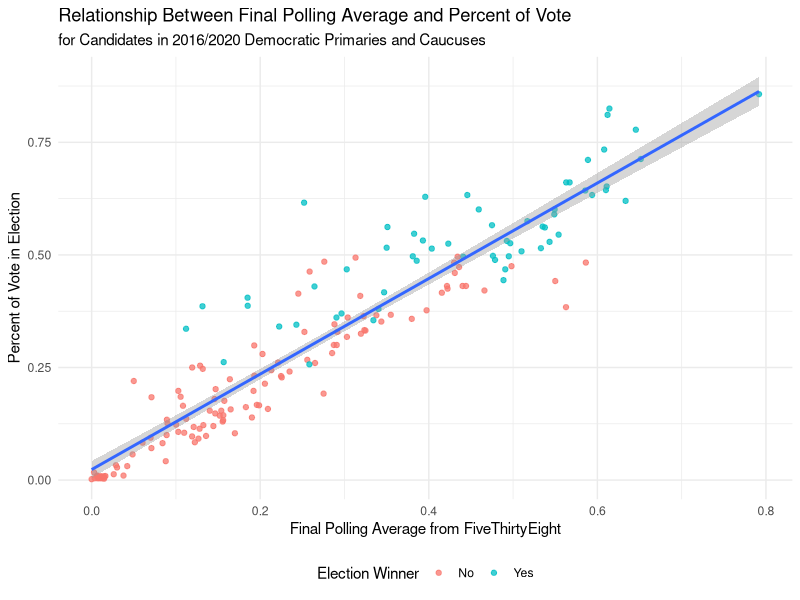
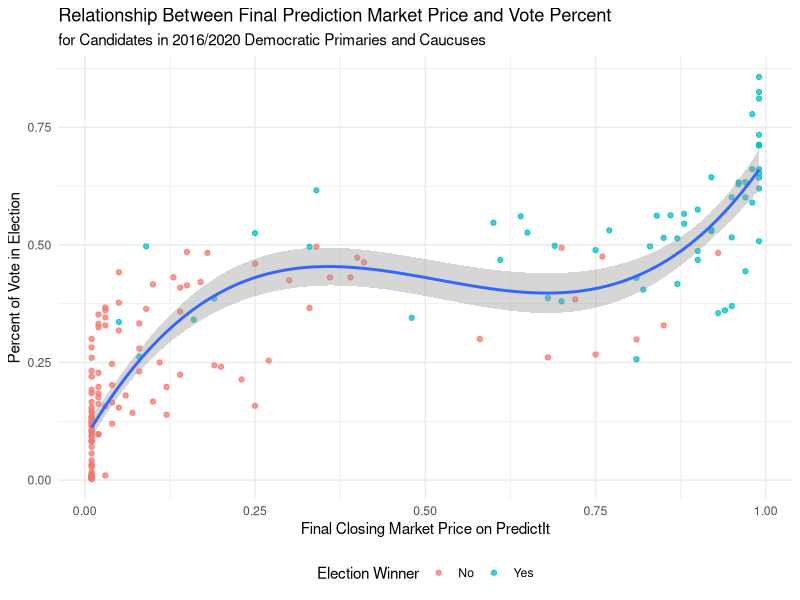
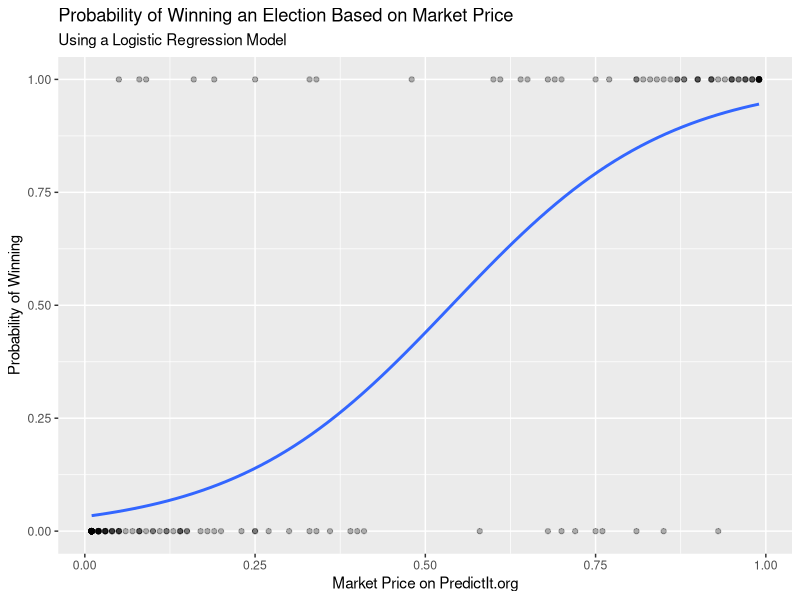

R code for these plots, in order: (Note: this script raises an error after producing the figures.)
## ---- chunk 1
knitr::opts_chunk$set(echo = TRUE)
## ---- chunk 2

library(readr)
library(tidyverse)

## ---- chunk 3

dem_primary <- read_csv("dem_primary.csv", col_types = cols(
  year = col_double(),
  state = col_character(),
  name = col_character(),
  date = col_date(format = ""),
  contest_date = col_date(format = ""),
  market_close = col_double(),
  poll_estimate = col_double(),
  poll_trend_adjusted = col_double(),
  date_dropped = col_date(format = ""),
  vote_percent = col_double(),
  winner = col_double()
)) 

final_results <- dem_primary %>% 
  filter(date == contest_date -1)

## ---- chunk 4

# Relationship between market price and vote percent

dem_primary %>%
  filter(date == contest_date - 1) %>% 
  mutate(winner = ifelse(winner == 1, "Yes", "No")) %>% 
  ggplot(aes(x = poll_estimate, y = vote_percent)) +
  geom_point(aes(color = winner), alpha = 0.75) +
  stat_smooth(method="lm", formula = y~x, se=TRUE) +
  theme_minimal() +
  theme(legend.position="bottom") +
  labs(title = "Relationship Between Final Polling Average and Percent of Vote",
       subtitle = "for Candidates in 2016/2020 Democratic Primaries and Caucuses",
       x = "Final Polling Average from FiveThirtyEight",
       y = "Percent of Vote in Election",
       color = "Election Winner")

## ---- chunk 5

# Relationship between polling average and vote percent

dem_primary %>%
  filter(date == contest_date - 1) %>%
  mutate(winner = ifelse(winner == 1, "Yes", "No")) %>%
  ggplot(aes(x = market_close, y = vote_percent)) +
  geom_point(aes(color = winner), alpha = 0.75) +
  stat_smooth(method="lm",
                formula=y ~ poly(x, 3, raw=TRUE)) +
  theme_minimal() +
  theme(legend.position="bottom") +
  labs(title = "Relationship Between Final Prediction Market Price and Vote Percent",
       subtitle = "for Candidates in 2016/2020 Democratic Primaries and Caucuses",
       x = "Final Closing Market Price on PredictIt",
       y = "Percent of Vote in Election",
       color = "Election Winner")

## ---- chunk 6

# Using logistic regression to model probability of winning

final_results %>%
  ggplot(aes(x = market_close, y = winner)) + 
  geom_point(alpha = 0.3) + 
  theme_grey() + 
  stat_smooth(method="glm", method.args=list(family="binomial"), se=FALSE) + 
  labs(title = "Probability of Winning an Election Based on Market Price",
       subtitle = "Using a Logistic Regression Model",
       x = "Market Price on PredictIt.org",
       y = "Probability of Winning")
  

## ---- chunk 7

# Changes in accuracy over time

predictions_over_time %>%
  pivot_longer(
    cols = c(market, poll),
    names_to = "prediction_type",
    values_to = "value"
  ) %>%
  ggplot(aes(x = days_before, y = value, color = prediction_type)) +
  geom_line() +
  theme_grey() +
  scale_x_reverse() +
  labs(
    title = "Changes in Prediction Accuracy Over Time",
    subtitle = "Calculated As Percent of Elections Correctly Predicted",
    x = "Days Before Election",
    y = "Accuracy of Predictions",
    color = "Prediction Type"
  ) +
  scale_color_discrete(labels = c("Prediction Market Price", "Polling Average")) +
  theme(legend.position = "bottom")


